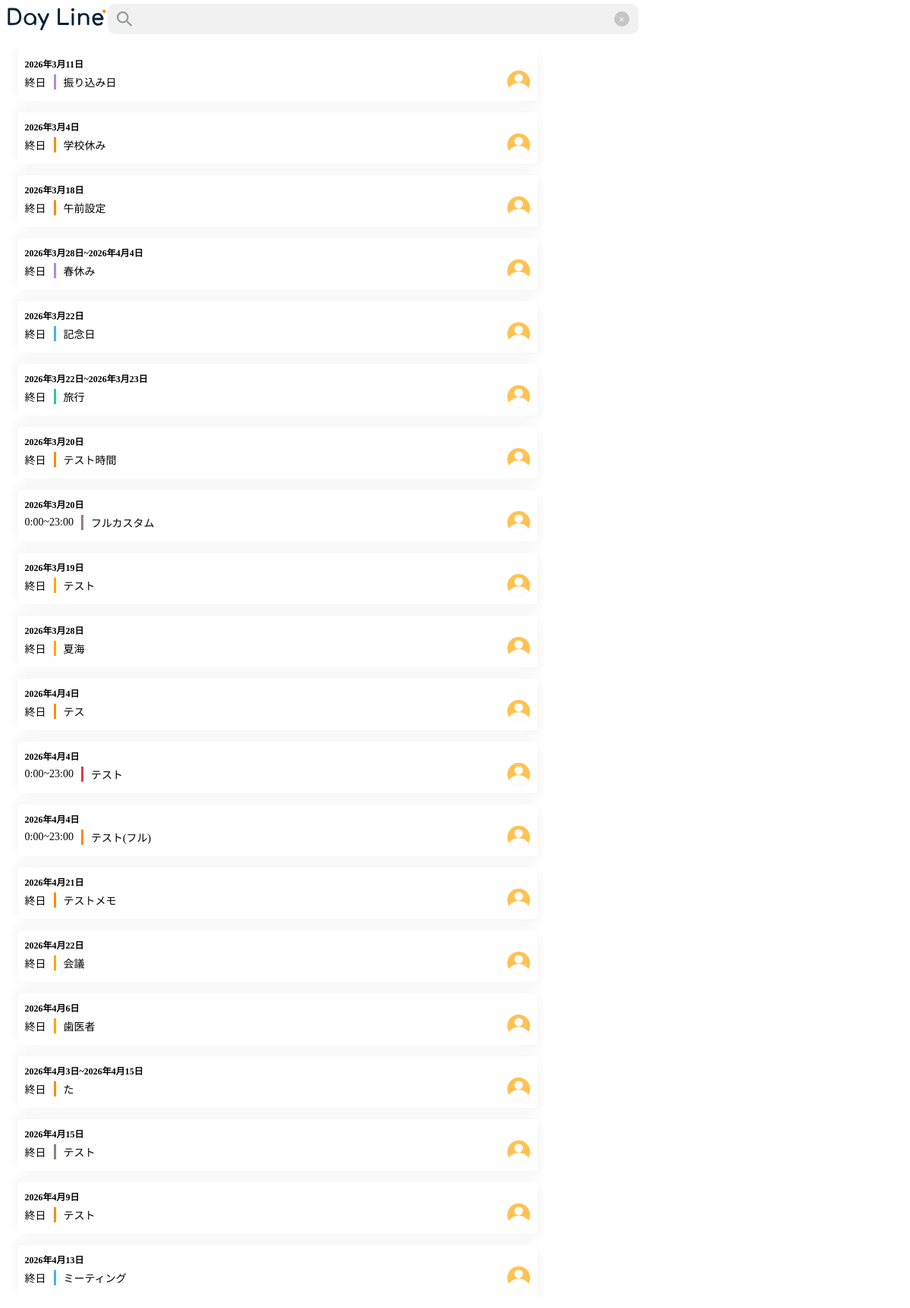
Before: /index/event/search/ (signed in) with the older database file.
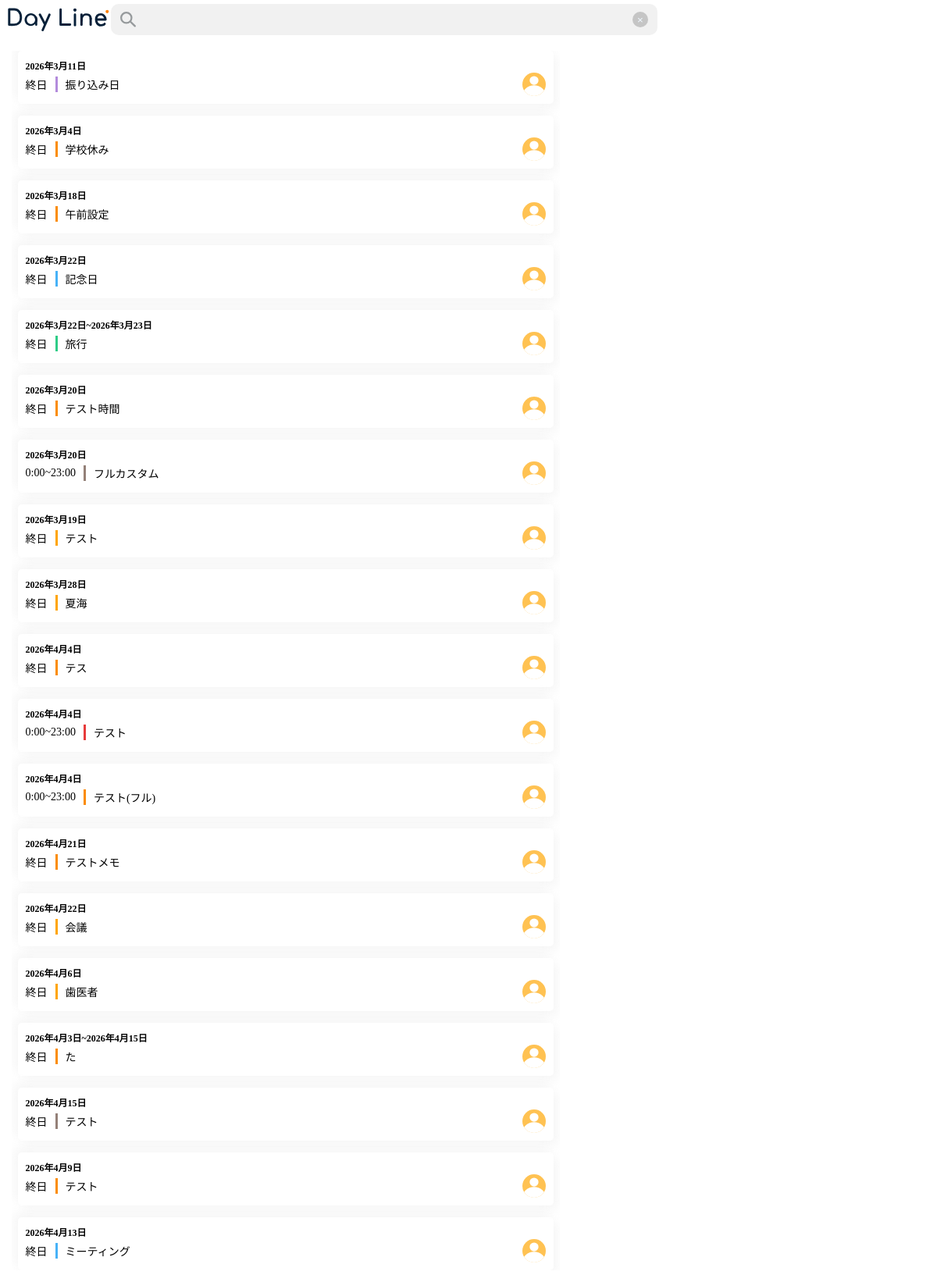
After: the same page with the newer database file.
### DayLine_1_DayLine/models.py (models this page shows, shortened)
class Event(models.Model):
    class Meta:
        verbose_name = "予定"
        verbose_name_plural = "予定"
    created_at = models.DateTimeField(auto_now_add=True)
    updated_at = models.DateTimeField(auto_now=True)
    id = models.UUIDField(
        primary_key=True,
        default=uuid.uuid4,
    )
    room = models.ForeignKey(
        Room,
        verbose_name='ルーム',
        on_delete=models.CASCADE,
        related_name='events',
        null=True
    )
    title = models.CharField(
        verbose_name='タイトル',
        max_length=100,
    )
    created_by = models.ForeignKey(
        CustomUser,
        verbose_name='作成者',
        on_delete=models.SET_NULL,
        null=True
    )
    start_date = models.DateField(
        verbose_name='開始日',
    )
    start_time = models.TimeField(
        verbose_name='開始時間',
        default=datetime.time(0, 0, 0),
        blank=True
    )
    end_date = models.DateField(
        verbose_name='終了日',
        null=True,
        blank=True
    )
    end_time = models.TimeField(
        verbose_name='終了時間',
        default=datetime.time(23, 0, 0),
        null=True,
        blank=True
    )
    allday = models.BooleanField(
        verbose_name='終日設定',
        default=True
    )
    color = models.ForeignKey(
        Color,
        verbose_name="色",
        on_delete=models.SET_NULL,
        null=True,
        blank=True
    )
    repeat = models.ForeignKey(
        Repeat,
        verbose_name="繰り返し",
        on_delete=models.SET_NULL,
        null=True,
        blank=True
    )
    url = models.URLField(
        verbose_name="URL",
        null=True,
        blank=True
    )
    location = models.CharField(
        verbose_name="場所",
        null=True,
        blank=True,
        max_length=100
    )
    memo = models.TextField(
        verbose_name="メモ",
        null=True,
        blank=True,
        max_length=500
    )

### DayLine_1_DayLine/views.py (the view)
# urls.py: path('event/search/', views.SearchEvent.as_view(), name='search_event'),
class SearchEvent(ListView):
    template_name = "serch_event.html"
    model = Event
    def get_queryset(self):
        query = self.request.GET.get('query')
        queryset = Event.objects.filter(
            room__roommember__user=self.request.user
        ).distinct()
        if query:
            event_list = queryset.filter(
                title__icontains=query
            )
        else:
            event_list = queryset.all()
        return event_list

### DayLine_1_DayLine/templates/serch_event.html (shortened to what this page needs)
{% load static %}
<!DOCTYPE html>
<html lang="en">
<head>
    <link rel="stylesheet" href="{% static 'css/index/header.css' %}">
    <link rel="stylesheet" href="{% static 'css/index/search.css' %}">
</head>
<body>
    <header>
        <a href="{% url "DayLine_1_DayLine:index" %}">
            <div class="header-1">
                <img src="{% static 'img/DayLine2.svg' %}" alt="" height="30px">
            </div>
        </a>
        <form action="" method="GET">
            <div class="search-box">
                <div class="search-icon"><img src="{% static "img/検索.svg" %}" alt=""></div>
                <input id="event-search-box" type="text" name="query" value="{{ request.GET.query }}">
                <p><button type="button" id="event-search-box-crear" class="search-clear-btn">×</button></p>
            </div>
        </form>
    </header>
    <main>
        <div class="search_results">
            {% for search in object_list %}
            <div class="search-result">
                {% if search.start_date == search.end_date %}
                <div class="search-result-date">{{search.start_date}}</div>
                {% else %}
                <div class="search-result-date">{{search.start_date}}~{{search.end_date}}</div>
                {% endif %}
                <div class="search-result-detail">
                    {% if search.allday %}
                    <div class="search-result-detail-time">終日</div>
                    {% else  %}
                    <div class="search-result-detail-time">{{search.start_time}}~{{search.end_time}}</div>
                    {% endif %}
                    <div class="search-result-detail-title" style="border-color:{{search.color.color}}">{{search.title}}</div>
                    <div class="search-result-detail-createby"><img src="{% static "img/初期アイコン.svg" %}" alt=""></div>
                </div>
            </div>
            {% endfor %}
        </div>
    </main>
</body>
{% load django_browser_reload %}
</html>

Changed rows visible on the page:
removed Event: start_date "2026年3月28日", end_date "2026年4月4日", allday "終日", title "春休み"
